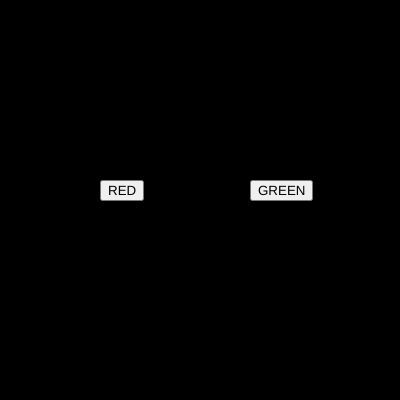
Frame 1 (no input)
Frame 60 (no input): identical to frame 1, image omitted
Frame 120 (the mouse pressed at the canvas centre since frame 60): identical to frame 1, image omitted

The p5.js sketch that drew this single still picture (run headless with seeded random() and noise() and a simulated clock; from frame 60 on, the mouse is pressed at the canvas centre):

// p5.js sketch
// ── sketch.js
var btn_red;
var btn_green;

var r = 0;
var g = 0;
var b = 0;

function setup() {
  createCanvas(400, 400);  

  btn_red = createButton("RED");
  btn_red.position(100,180);
  btn_red.mousePressed(red_bg);

  btn_green = createButton("GREEN");
  btn_green.position(250,180);
  btn_green.mousePressed(green_bg);
}

function draw() {
  background(r,g,b);
}

function red_bg() {
  r = 255;
  g = 0;
  b = 0;
}

function green_bg() {
  r = 0;
  g = 255;
  b = 0;
}
